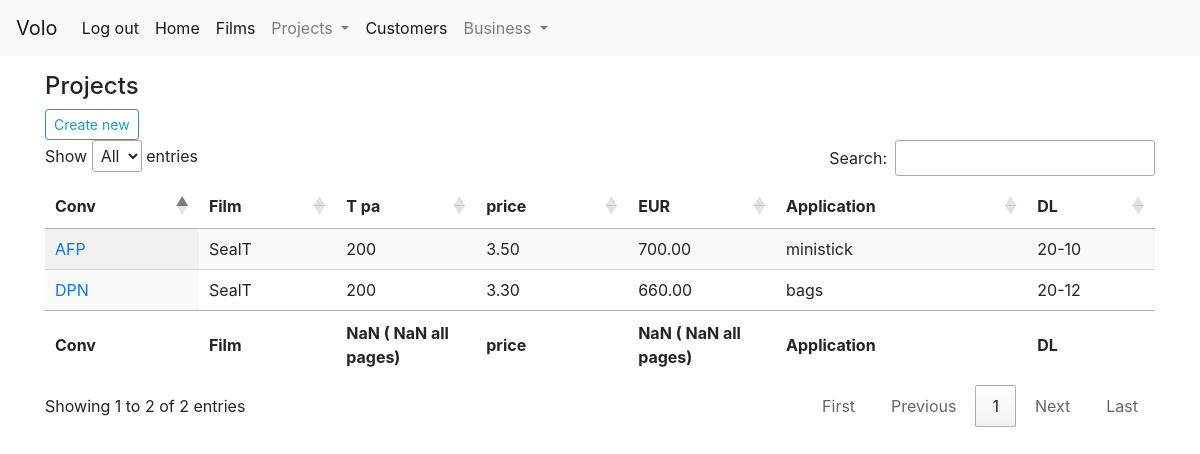
Page /purchase/ (signed in) on the committed database.
### purchase/models.py (models this page shows, shortened)
class Purchase(models.Model):
    application = models.CharField(max_length=50, blank=True)
    front_partner = models.ForeignKey(Customer, null=True, related_name="front_partner_projects",on_delete=models.SET_NULL)
    product = models.ForeignKey(Product, null=True, related_name="product_projects",on_delete=models.SET_NULL)
    quantity = models.PositiveIntegerField(default=20)
    back_partner = models.ForeignKey(Customer, null=True, related_name="back_partner_projects",on_delete=models.SET_NULL)
    structure = models.CharField(max_length=50, blank=True)
    replacing = models.CharField(max_length=50, blank=True)
    price = models.DecimalField(max_digits=4, decimal_places=2, null=True)
    deadline = models.DateField(default=six_month_from_today)
    discontinued = models.BooleanField(default=False)
    RND = models.BooleanField(default=False)
    completed = models.BooleanField(default=False)
    created_at = models.DateField(auto_now_add=True)
    class Meta:
        db_table = 'purchase'
        ordering = ('front_partner','-quantity', 'product')
        verbose_name_plural = 'purchases'

### customer/models.py (models this page shows)
class Customer(models.Model):
    name = models.CharField(max_length=20)
    STATUS = (
        ('C', 'Converter'),
        ('E', 'Enduser'),
        ('D', 'Distributor'),
        ('A', 'Agent')
        )
    status = models.CharField(max_length=1,choices=STATUS,default='C')
    country = models.CharField(max_length=2,default='HR')
    CATEGORY = (
        (1, 1),
        (2, 2),
        (3, 3),
        (4, 4)
        )
    category = models.PositiveSmallIntegerField(choices=CATEGORY,default=2)
    issue = models.CharField(max_length=50, blank=True)
    class Meta:
        db_table = 'customer'
        ordering = ('country','name','status','category','issue')
    def __str__(self):
        return self.name

### product/models.py (models this page shows, shortened)
class Product(models.Model):
    PRODUCER = (
        ('TE', 'Treofan'),
        ('JE', 'Jindal Europe'),
        ('JI', 'Jindal India'),
        ('JA', 'Jindal America')
    )
    producer = models.CharField(max_length=2,choices=PRODUCER, default='JE')
    name = models.CharField(max_length=20, unique=True)
    GROUP = (
        ('NPD', 'NPD'),
        ('SPP', 'Specialty Packaging'),
        ('SPL', 'Specialty Labeling'),
        ('IML', 'IML'),
        ('COM', 'Commodity')
    )
    group = models.CharField(max_length=3,choices=GROUP, default='NPD')
    FAMILY = (
        ('UW', 'Uncoated White'),
        ('CW', 'Coated White'),
        ('UT', 'Uncoated Transparent'),
        ('CT', 'Coated transparent'),
        ('MT', 'Metallised'),
        ('ST', 'SealTough'),
        ('AL', 'Alox'),
        ('HD', 'EthyLyte')
    )
    family = models.CharField(max_length=2,choices=FAMILY, default='UW')
    link = models.URLField(blank=True)
    class Meta:
        db_table = 'product'
        ordering = ('name','family',)
        verbose_name = 'product'
        verbose_name_plural = 'products'
    def __str__(self):
        return self.name

### purchase/views.py (the view)
# urls.py: path('', PurchaseList.as_view(), name='purchase-list'),
class PurchaseList(LoginRequiredMixin, ListView):
    model = Purchase

### purchase/templatetags/table_operations.py (called while the page is built)
@register.filter
def mult(value, arg):
    return value * arg

### purchase/templates/purchase/purchase_list.html
{% extends "base.html" %}
{% load table_operations %}
{% block content %}
<h4>Projects</h4>
<a class="btn btn-outline-info btn-sm" href="{% url 'purchase:purchase-create' %}">Create new</a>
  <table id="mydatatable" class="display" style="width:100%">
    <thead>
      <tr>
        <th scope="col">Conv</th>
        <th scope="col">Film</th>
        <th scope="col">T pa</th>
        <th scope="col">price</th>
        <th scope="col">EUR</th>
        <th scope="col">Application</th>
        <th scope="col">DL</th>
      </tr>
    </thead>
    <tbody>
{% for purchase in object_list %}
      <tr>
        <td><a href="{% url 'purchase:purchase-detail' purchase.id %}">{{ purchase.front_partner }}</td>
        <td>{{ purchase.product }}</td>
        <td>{{ purchase.quantity }}</td>
        <td>{{ purchase.price }}</td>
        <td>{{ purchase.price|mult:purchase.quantity }}</td>
        <td>{{ purchase.application }}</td>
        <td>{{ purchase.deadline|date:'y-m' }}</td>
      </tr>
{% endfor %}
  <tfoot>
    <tr>
    <th scope="col">Conv</th>
    <th scope="col">Film</th>
    <th scope="col">T pa</th>
    <th scope="col">price</th>
    <th scope="col">EUR</th>
    <th scope="col">Application</th>
    <th scope="col">DL</th>
  </tr>
</tfoot>
</tbody>
   </table>
{% endblock %}

### rows in the picture
Purchase: front_partner "AFP", product "SealT", quantity "200", price "3.50", price|mult "700.00", application "ministick", deadline "20-10"
Purchase: front_partner "DPN", product "SealT", quantity "200", price "3.30", price|mult "660.00", application "bags", deadline "20-12"
